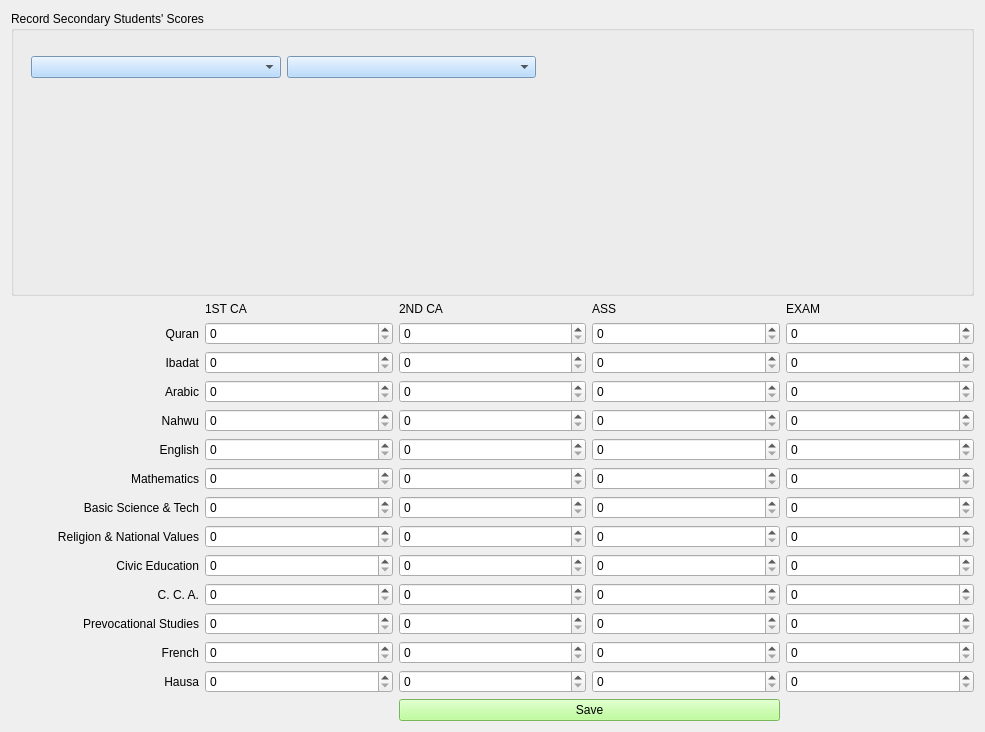
<?xml version="1.0" encoding="UTF-8"?>
<ui version="4.0">
 <class>SecScoreRec2ndForm</class>
 <widget class="QWidget" name="SecScoreRec2ndForm">
  <property name="geometry">
   <rect>
    <x>0</x>
    <y>0</y>
    <width>985</width>
    <height>732</height>
   </rect>
  </property>
  <property name="windowTitle">
   <string>Secondary Scores (Second Term)</string>
  </property>
  <property name="windowIcon">
   <iconset>
    <normaloff>score_icon.png</normaloff>score_icon.png</iconset>
  </property>
  <property name="styleSheet">
   <string notr="true">font: 12pt &quot;MS Shell Dlg 2&quot;;

QPushButton{
background-color: rgb(170, 255, 127);
}
</string>
  </property>
  <layout class="QHBoxLayout" name="horizontalLayout_2">
   <item>
    <layout class="QVBoxLayout" name="verticalLayout">
     <item>
      <widget class="QGroupBox" name="groupBox">
       <property name="styleSheet">
        <string notr="true">QComboBox{
background-color: rgb(165, 209, 255);
}</string>
       </property>
       <property name="title">
        <string>Record Secondary Students' Scores</string>
       </property>
       <widget class="QWidget" name="layoutWidget">
        <property name="geometry">
         <rect>
          <x>20</x>
          <y>40</y>
          <width>761</width>
          <height>32</height>
         </rect>
        </property>
        <layout class="QHBoxLayout" name="horizontalLayout">
         <item>
          <widget class="QComboBox" name="class_comboBox"/>
         </item>
         <item>
          <widget class="QComboBox" name="stud_adm_no_comboBox"/>
         </item>
         <item>
          <widget class="QLabel" name="name_label">
           <property name="styleSheet">
            <string notr="true">QComboBox{
background-color: rgb(166, 180, 255);
}</string>
           </property>
           <property name="text">
            <string/>
           </property>
          </widget>
         </item>
        </layout>
       </widget>
      </widget>
     </item>
     <item>
      <layout class="QGridLayout" name="gridLayout">
       <item row="5" column="1">
        <widget class="QDoubleSpinBox" name="eng_c1_spin">
         <property name="decimals">
          <number>0</number>
         </property>
        </widget>
       </item>
       <item row="1" column="1">
        <widget class="QDoubleSpinBox" name="qur_c1_spin">
         <property name="decimals">
          <number>0</number>
         </property>
        </widget>
       </item>
       <item row="16" column="4">
        <widget class="QDoubleSpinBox" name="hausa_exam_spin">
         <property name="decimals">
          <number>0</number>
         </property>
        </widget>
       </item>
       <item row="5" column="0">
        <widget class="QLabel" name="label_21">
         <property name="text">
          <string>English</string>
         </property>
         <property name="alignment">
          <set>Qt::AlignRight|Qt::AlignTrailing|Qt::AlignVCenter</set>
         </property>
        </widget>
       </item>
       <item row="7" column="3">
        <widget class="QDoubleSpinBox" name="bas_sc_ass_spin">
         <property name="decimals">
          <number>0</number>
         </property>
        </widget>
       </item>
       <item row="5" column="4">
        <widget class="QDoubleSpinBox" name="eng_exam_spin">
         <property name="decimals">
          <number>0</number>
         </property>
        </widget>
       </item>
       <item row="14" column="4">
        <widget class="QDoubleSpinBox" name="prevoc_exam_spin">
         <property name="decimals">
          <number>0</number>
         </property>
        </widget>
       </item>
       <item row="7" column="1">
        <widget class="QDoubleSpinBox" name="bas_sc_c1_spin">
         <property name="decimals">
          <number>0</number>
         </property>
        </widget>
       </item>
       <item row="14" column="2">
        <widget class="QDoubleSpinBox" name="prevoc_c2_spin">
         <property name="decimals">
          <number>0</number>
         </property>
        </widget>
       </item>
       <item row="15" column="2">
        <widget class="QDoubleSpinBox" name="french_c2_spin">
         <property name="decimals">
          <number>0</number>
         </property>
        </widget>
       </item>
       <item row="14" column="0">
        <widget class="QLabel" name="label_17">
         <property name="text">
          <string>Prevocational Studies</string>
         </property>
         <property name="alignment">
          <set>Qt::AlignRight|Qt::AlignTrailing|Qt::AlignVCenter</set>
         </property>
        </widget>
       </item>
       <item row="8" column="3">
        <widget class="QDoubleSpinBox" name="religion_ass_spin">
         <property name="decimals">
          <number>0</number>
         </property>
        </widget>
       </item>
       <item row="5" column="3">
        <widget class="QDoubleSpinBox" name="eng_ass_spin">
         <property name="decimals">
          <number>0</number>
         </property>
        </widget>
       </item>
       <item row="14" column="1">
        <widget class="QDoubleSpinBox" name="prevoc_c1_spin">
         <property name="decimals">
          <number>0</number>
         </property>
        </widget>
       </item>
       <item row="8" column="0">
        <widget class="QLabel" name="label_23">
         <property name="text">
          <string>Religion &amp; National Values</string>
         </property>
         <property name="alignment">
          <set>Qt::AlignRight|Qt::AlignTrailing|Qt::AlignVCenter</set>
         </property>
        </widget>
       </item>
       <item row="8" column="1">
        <widget class="QDoubleSpinBox" name="religion_c1_spin">
         <property name="decimals">
          <number>0</number>
         </property>
        </widget>
       </item>
       <item row="9" column="2">
        <widget class="QDoubleSpinBox" name="civic_c2_spin">
         <property name="decimals">
          <number>0</number>
         </property>
        </widget>
       </item>
       <item row="16" column="0">
        <widget class="QLabel" name="label_18">
         <property name="text">
          <string>Hausa</string>
         </property>
         <property name="alignment">
          <set>Qt::AlignRight|Qt::AlignTrailing|Qt::AlignVCenter</set>
         </property>
        </widget>
       </item>
       <item row="15" column="1">
        <widget class="QDoubleSpinBox" name="french_c1_spin">
         <property name="decimals">
          <number>0</number>
         </property>
        </widget>
       </item>
       <item row="16" column="1">
        <widget class="QDoubleSpinBox" name="hausa_c1_spin">
         <property name="decimals">
          <number>0</number>
         </property>
        </widget>
       </item>
       <item row="8" column="2">
        <widget class="QDoubleSpinBox" name="religion_c2_spin">
         <property name="decimals">
          <number>0</number>
         </property>
        </widget>
       </item>
       <item row="15" column="3">
        <widget class="QDoubleSpinBox" name="french_ass_spin">
         <property name="decimals">
          <number>0</number>
         </property>
        </widget>
       </item>
       <item row="7" column="2">
        <widget class="QDoubleSpinBox" name="bas_sc_c2_spin">
         <property name="decimals">
          <number>0</number>
         </property>
        </widget>
       </item>
       <item row="4" column="1">
        <widget class="QDoubleSpinBox" name="nahwu_c1_spin">
         <property name="decimals">
          <number>0</number>
         </property>
        </widget>
       </item>
       <item row="5" column="2">
        <widget class="QDoubleSpinBox" name="eng_c2_spin">
         <property name="decimals">
          <number>0</number>
         </property>
        </widget>
       </item>
       <item row="9" column="3">
        <widget class="QDoubleSpinBox" name="civic_ass_spin">
         <property name="decimals">
          <number>0</number>
         </property>
        </widget>
       </item>
       <item row="15" column="4">
        <widget class="QDoubleSpinBox" name="french_exam_spin">
         <property name="decimals">
          <number>0</number>
         </property>
        </widget>
       </item>
       <item row="9" column="1">
        <widget class="QDoubleSpinBox" name="civic_c1_spin">
         <property name="decimals">
          <number>0</number>
         </property>
        </widget>
       </item>
       <item row="8" column="4">
        <widget class="QDoubleSpinBox" name="religion_exam_spin">
         <property name="decimals">
          <number>0</number>
         </property>
        </widget>
       </item>
       <item row="7" column="0">
        <widget class="QLabel" name="label_19">
         <property name="text">
          <string>Basic Science &amp; Tech</string>
         </property>
         <property name="alignment">
          <set>Qt::AlignRight|Qt::AlignTrailing|Qt::AlignVCenter</set>
         </property>
        </widget>
       </item>
       <item row="9" column="0">
        <widget class="QLabel" name="label_16">
         <property name="text">
          <string>Civic Education</string>
         </property>
         <property name="alignment">
          <set>Qt::AlignRight|Qt::AlignTrailing|Qt::AlignVCenter</set>
         </property>
        </widget>
       </item>
       <item row="16" column="3">
        <widget class="QDoubleSpinBox" name="hausa_ass_spin">
         <property name="decimals">
          <number>0</number>
         </property>
        </widget>
       </item>
       <item row="9" column="4">
        <widget class="QDoubleSpinBox" name="civic_exam_spin">
         <property name="decimals">
          <number>0</number>
         </property>
        </widget>
       </item>
       <item row="15" column="0">
        <widget class="QLabel" name="label_29">
         <property name="text">
          <string>French</string>
         </property>
         <property name="alignment">
          <set>Qt::AlignRight|Qt::AlignTrailing|Qt::AlignVCenter</set>
         </property>
        </widget>
       </item>
       <item row="7" column="4">
        <widget class="QDoubleSpinBox" name="bas_sc_exam_spin">
         <property name="decimals">
          <number>0</number>
         </property>
        </widget>
       </item>
       <item row="0" column="2">
        <widget class="QLabel" name="label_5">
         <property name="text">
          <string>2ND CA</string>
         </property>
        </widget>
       </item>
       <item row="4" column="2">
        <widget class="QDoubleSpinBox" name="nahwu_c2_spin">
         <property name="decimals">
          <number>0</number>
         </property>
        </widget>
       </item>
       <item row="1" column="2">
        <widget class="QDoubleSpinBox" name="qur_c2_spin">
         <property name="decimals">
          <number>0</number>
         </property>
        </widget>
       </item>
       <item row="6" column="1">
        <widget class="QDoubleSpinBox" name="math_c1_spin">
         <property name="decimals">
          <number>0</number>
         </property>
        </widget>
       </item>
       <item row="6" column="4">
        <widget class="QDoubleSpinBox" name="math_exam_spin">
         <property name="decimals">
          <number>0</number>
         </property>
        </widget>
       </item>
       <item row="3" column="0">
        <widget class="QLabel" name="label_3">
         <property name="text">
          <string>Arabic</string>
         </property>
         <property name="alignment">
          <set>Qt::AlignRight|Qt::AlignTrailing|Qt::AlignVCenter</set>
         </property>
        </widget>
       </item>
       <item row="3" column="3">
        <widget class="QDoubleSpinBox" name="arabic1_ass_spin">
         <property name="decimals">
          <number>0</number>
         </property>
        </widget>
       </item>
       <item row="0" column="1">
        <widget class="QLabel" name="label_6">
         <property name="text">
          <string>1ST CA</string>
         </property>
        </widget>
       </item>
       <item row="6" column="2">
        <widget class="QDoubleSpinBox" name="math_c2_spin">
         <property name="decimals">
          <number>0</number>
         </property>
        </widget>
       </item>
       <item row="4" column="4">
        <widget class="QDoubleSpinBox" name="nahwu_exam_spin">
         <property name="decimals">
          <number>0</number>
         </property>
        </widget>
       </item>
       <item row="3" column="1">
        <widget class="QDoubleSpinBox" name="arabic1_c1_spin">
         <property name="decimals">
          <number>0</number>
         </property>
        </widget>
       </item>
       <item row="0" column="4">
        <widget class="QLabel" name="label_4">
         <property name="text">
          <string>EXAM</string>
         </property>
        </widget>
       </item>
       <item row="1" column="0">
        <widget class="QLabel" name="label">
         <property name="text">
          <string>Quran</string>
         </property>
         <property name="alignment">
          <set>Qt::AlignRight|Qt::AlignTrailing|Qt::AlignVCenter</set>
         </property>
        </widget>
       </item>
       <item row="10" column="2">
        <widget class="QDoubleSpinBox" name="cca_c2_spin">
         <property name="decimals">
          <number>0</number>
         </property>
        </widget>
       </item>
       <item row="2" column="0">
        <widget class="QLabel" name="label_2">
         <property name="text">
          <string>Ibadat</string>
         </property>
         <property name="alignment">
          <set>Qt::AlignRight|Qt::AlignTrailing|Qt::AlignVCenter</set>
         </property>
        </widget>
       </item>
       <item row="1" column="4">
        <widget class="QDoubleSpinBox" name="qur_exam_spin">
         <property name="decimals">
          <number>0</number>
         </property>
        </widget>
       </item>
       <item row="6" column="3">
        <widget class="QDoubleSpinBox" name="math_ass_spin">
         <property name="decimals">
          <number>0</number>
         </property>
        </widget>
       </item>
       <item row="2" column="1">
        <widget class="QDoubleSpinBox" name="ibadat_c1_spin">
         <property name="decimals">
          <number>0</number>
         </property>
        </widget>
       </item>
       <item row="4" column="0">
        <widget class="QLabel" name="label_8">
         <property name="text">
          <string>Nahwu</string>
         </property>
         <property name="alignment">
          <set>Qt::AlignRight|Qt::AlignTrailing|Qt::AlignVCenter</set>
         </property>
        </widget>
       </item>
       <item row="10" column="4">
        <widget class="QDoubleSpinBox" name="cca_exam_spin">
         <property name="decimals">
          <number>0</number>
         </property>
        </widget>
       </item>
       <item row="2" column="2">
        <widget class="QDoubleSpinBox" name="ibadat_c2_spin">
         <property name="decimals">
          <number>0</number>
         </property>
        </widget>
       </item>
       <item row="3" column="2">
        <widget class="QDoubleSpinBox" name="arabic1_c2_spin">
         <property name="decimals">
          <number>0</number>
         </property>
        </widget>
       </item>
       <item row="3" column="4">
        <widget class="QDoubleSpinBox" name="arabic1_exam_spin">
         <property name="decimals">
          <number>0</number>
         </property>
        </widget>
       </item>
       <item row="10" column="1">
        <widget class="QDoubleSpinBox" name="cca_c1_spin">
         <property name="decimals">
          <number>0</number>
         </property>
        </widget>
       </item>
       <item row="4" column="3">
        <widget class="QDoubleSpinBox" name="nahwu_ass_spin">
         <property name="decimals">
          <number>0</number>
         </property>
        </widget>
       </item>
       <item row="0" column="3">
        <widget class="QLabel" name="label_7">
         <property name="text">
          <string>ASS</string>
         </property>
        </widget>
       </item>
       <item row="1" column="3">
        <widget class="QDoubleSpinBox" name="qur_ass_spin">
         <property name="decimals">
          <number>0</number>
         </property>
        </widget>
       </item>
       <item row="16" column="2">
        <widget class="QDoubleSpinBox" name="hausa_c2_spin">
         <property name="decimals">
          <number>0</number>
         </property>
        </widget>
       </item>
       <item row="14" column="3">
        <widget class="QDoubleSpinBox" name="prevoc_ass_spin">
         <property name="decimals">
          <number>0</number>
         </property>
        </widget>
       </item>
       <item row="10" column="3">
        <widget class="QDoubleSpinBox" name="cca_ass_spin">
         <property name="decimals">
          <number>0</number>
         </property>
        </widget>
       </item>
       <item row="10" column="0">
        <widget class="QLabel" name="label_22">
         <property name="text">
          <string>C. C. A.</string>
         </property>
         <property name="alignment">
          <set>Qt::AlignRight|Qt::AlignTrailing|Qt::AlignVCenter</set>
         </property>
        </widget>
       </item>
       <item row="6" column="0">
        <widget class="QLabel" name="label_20">
         <property name="text">
          <string>Mathematics</string>
         </property>
         <property name="alignment">
          <set>Qt::AlignRight|Qt::AlignTrailing|Qt::AlignVCenter</set>
         </property>
        </widget>
       </item>
       <item row="2" column="3">
        <widget class="QDoubleSpinBox" name="ibadat_ass_spin">
         <property name="decimals">
          <number>0</number>
         </property>
        </widget>
       </item>
       <item row="2" column="4">
        <widget class="QDoubleSpinBox" name="ibadat_exam_spin">
         <property name="decimals">
          <number>0</number>
         </property>
        </widget>
       </item>
       <item row="17" column="2" colspan="2">
        <widget class="QPushButton" name="qur_score_btn">
         <property name="styleSheet">
          <string notr="true">background-color: rgb(170, 255, 127);</string>
         </property>
         <property name="text">
          <string>Save</string>
         </property>
        </widget>
       </item>
      </layout>
     </item>
    </layout>
   </item>
  </layout>
 </widget>
 <tabstops>
  <tabstop>class_comboBox</tabstop>
  <tabstop>stud_adm_no_comboBox</tabstop>
  <tabstop>qur_c1_spin</tabstop>
  <tabstop>qur_c2_spin</tabstop>
  <tabstop>qur_ass_spin</tabstop>
  <tabstop>qur_exam_spin</tabstop>
  <tabstop>ibadat_c1_spin</tabstop>
  <tabstop>ibadat_c2_spin</tabstop>
  <tabstop>ibadat_ass_spin</tabstop>
  <tabstop>ibadat_exam_spin</tabstop>
  <tabstop>arabic1_c1_spin</tabstop>
  <tabstop>arabic1_c2_spin</tabstop>
  <tabstop>arabic1_ass_spin</tabstop>
  <tabstop>arabic1_exam_spin</tabstop>
  <tabstop>nahwu_c1_spin</tabstop>
  <tabstop>nahwu_c2_spin</tabstop>
  <tabstop>nahwu_ass_spin</tabstop>
  <tabstop>nahwu_exam_spin</tabstop>
  <tabstop>eng_c1_spin</tabstop>
  <tabstop>eng_c2_spin</tabstop>
  <tabstop>eng_ass_spin</tabstop>
  <tabstop>eng_exam_spin</tabstop>
  <tabstop>math_c1_spin</tabstop>
  <tabstop>math_c2_spin</tabstop>
  <tabstop>math_ass_spin</tabstop>
  <tabstop>math_exam_spin</tabstop>
  <tabstop>bas_sc_c1_spin</tabstop>
  <tabstop>bas_sc_c2_spin</tabstop>
  <tabstop>bas_sc_ass_spin</tabstop>
  <tabstop>bas_sc_exam_spin</tabstop>
  <tabstop>religion_c1_spin</tabstop>
  <tabstop>religion_c2_spin</tabstop>
  <tabstop>religion_ass_spin</tabstop>
  <tabstop>religion_exam_spin</tabstop>
  <tabstop>civic_c1_spin</tabstop>
  <tabstop>civic_c2_spin</tabstop>
  <tabstop>civic_ass_spin</tabstop>
  <tabstop>civic_exam_spin</tabstop>
  <tabstop>cca_c1_spin</tabstop>
  <tabstop>cca_c2_spin</tabstop>
  <tabstop>cca_ass_spin</tabstop>
  <tabstop>cca_exam_spin</tabstop>
  <tabstop>prevoc_c1_spin</tabstop>
  <tabstop>prevoc_c2_spin</tabstop>
  <tabstop>prevoc_ass_spin</tabstop>
  <tabstop>prevoc_exam_spin</tabstop>
  <tabstop>french_c1_spin</tabstop>
  <tabstop>french_c2_spin</tabstop>
  <tabstop>french_ass_spin</tabstop>
  <tabstop>french_exam_spin</tabstop>
  <tabstop>hausa_c1_spin</tabstop>
  <tabstop>hausa_c2_spin</tabstop>
  <tabstop>hausa_ass_spin</tabstop>
  <tabstop>hausa_exam_spin</tabstop>
  <tabstop>qur_score_btn</tabstop>
 </tabstops>
 <resources/>
 <connections/>
</ui>
